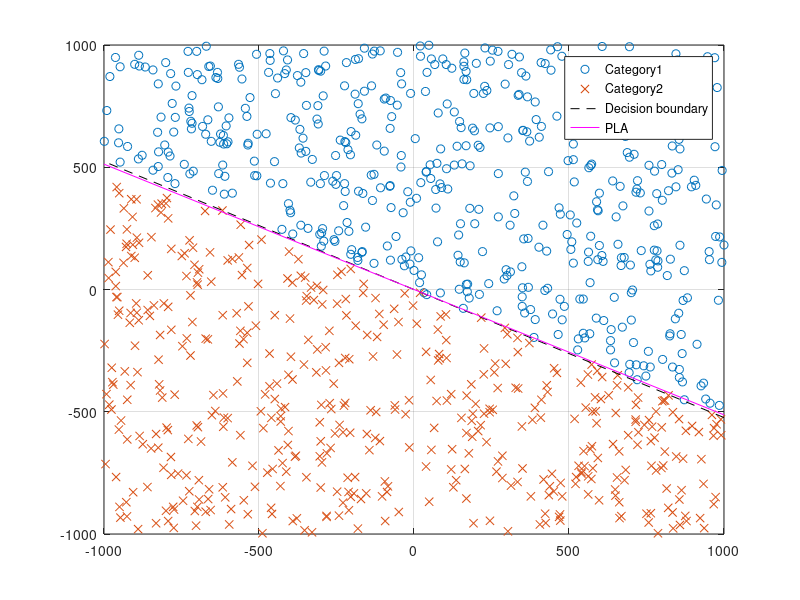

Reproduce this figure in MATLAB.
clc; clear; close all;
format short g

%% Prepare the data
N = 1000;
splitRatio = 0.8;

w_ = rand(3, 1);
X = randi([-N N], N, 2);
Y = sign([X ones(N, 1)]*w_);

trainN = floor(N*splitRatio);
testN = N - trainN;
trainX = X(1:trainN, :);
trainY = Y(1:trainN);
testX = X(trainN+1:end, :);
testY = Y(trainN+1:end);

%% Perceptron Learning Algorithm (PLA)
% Let w=(w1, w2, w3), x=(x1, x2, 1), y={1, -1}
% Assume that f(x; w) = sign(w^T*x)
% Define L(w; x, y) = -sum(y*(w^T*x))
% Given (x, y), our goal is to find the suitable w

w = rand(3, 1);  % initial the parameter
correct = 0;

while correct ~= trainN
    correct = 0;
    for i = 1:trainN
        x = [trainX(i, :), 1]';
        y = trainY(i);

        if sign(w'*x) ~= y
            % update the parameter by GD
            w = w + y*x;
        else
            correct = correct + 1;
        end
    end
end

%% Evaluation
Yhat = sign([testX ones(testN, 1)]*w);
testAcc = sum(Yhat == testY) / testN;
fprintf("test accuracy: %.2f\n", testAcc);

%% Plot the figure
X1 = X(Y>0, :);
X2 = X(Y<0, :);
x2fun =@ (w, x1) -(w(1)*x1 + w(3))/w(2);

figure(1);
% plot training data
plot(X1(:, 1), X1(:, 2), 'o', ...
    X2(:, 1), X2(:, 2), 'x');

% plot the decision boundary
line([N, -N], ...
    [x2fun(w_, N), x2fun(w_, -N)], ...
    'linestyle', '--', 'color', 'k');

% plot the line by PLA
line([N, -N], ...
    [x2fun(w, N), x2fun(w, -N)], ...
    'linestyle', '-', 'color', 'm');

legend('Category1', 'Category2', ...
    'Decision boundary', 'PLA', ...
    'location', 'northeast');

% control the display boundary
xlim([-N, N]);
ylim([-N, N]);
grid on;
